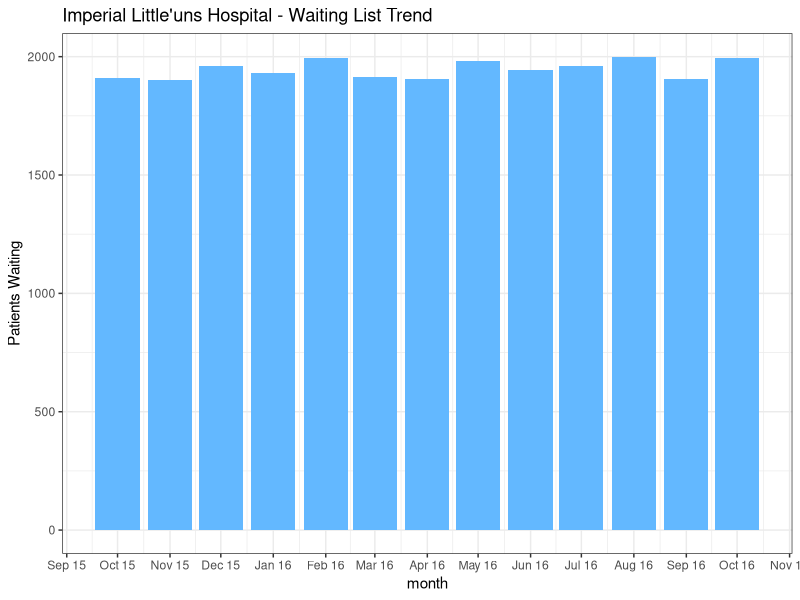
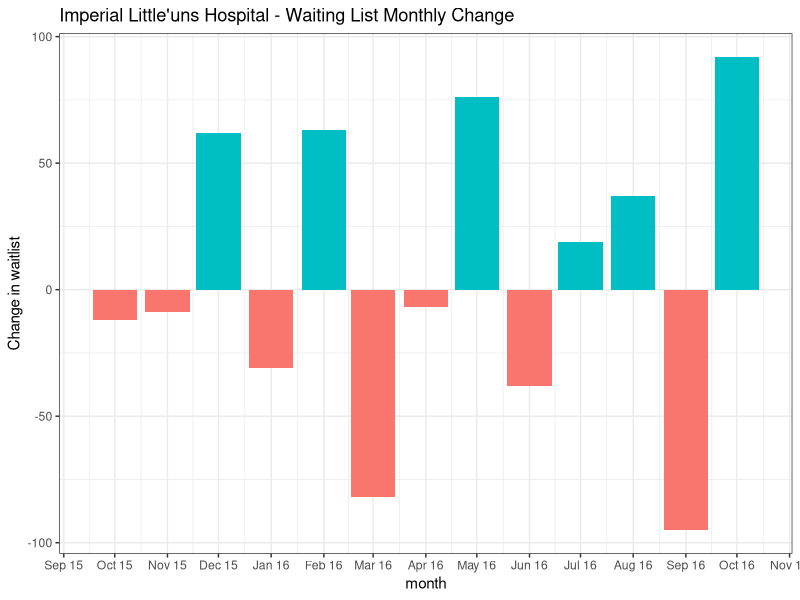
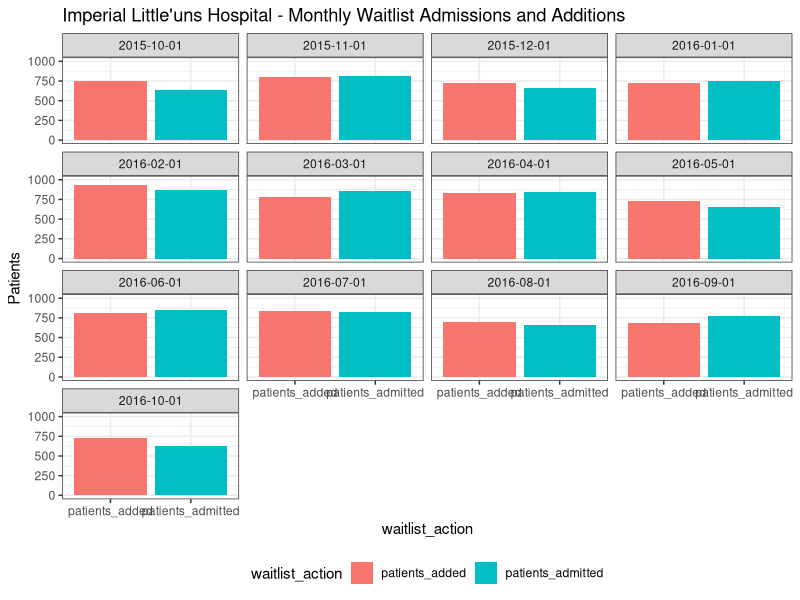
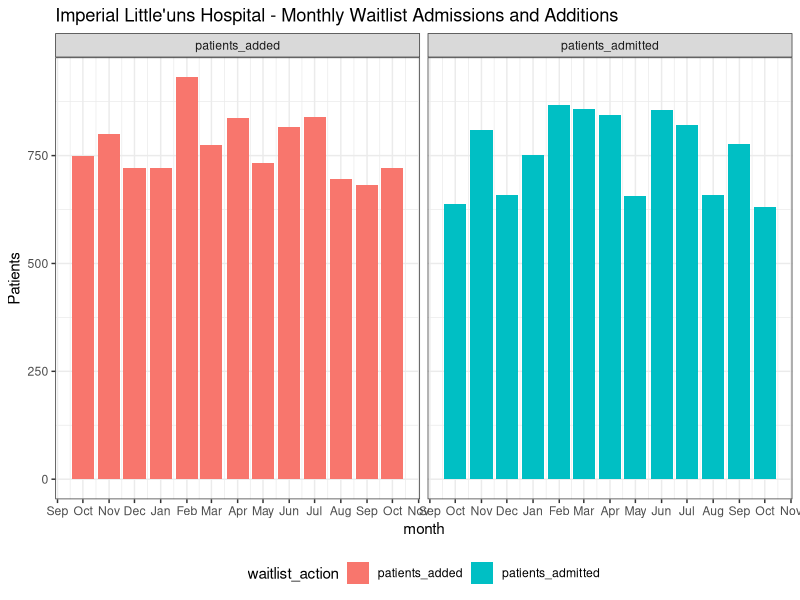

R code for these plots, in order:
#' ---
#' title: "Wait list Slides"
#' author: Adam Gruer
#' date: October 28 2016
#' output: revealjs::revealjs_presentation
#' ---
#' 
#' # Load packages
#' As always, the first step is to load all the necessary packages
#+ load-libs, include = TRUE
suppressPackageStartupMessages({
  library(tidyverse)
  library(lubridate)
})
#' ## Create some random test data for elective surgery waitlist report
#' 
set.seed(198) #100
waitlist <- tibble(
  month = seq.Date(
    from = ymd("2015 Oct 01"),
    to = ymd("2016 Oct 01"),
    by = "month" ),
  patients_waiting = sample(
    1900:2000,
    size = 13,
    replace = TRUE),
  patients_admitted = sample(
    600:900,
    size = 13,
    replace = TRUE)
  
  
)
#' Let's use the dplyr package to work out the patients added each month using 
#' the difference between the month and the previous month , **add back** the admissions
#' in the month.  We add this to out data table.
waitlist <- waitlist %>%
  mutate( patients_waiting_change =
            patients_waiting - lag(patients_waiting) ) %>%
  mutate( patients_added = 
            patients_waiting_change + patients_admitted) %>%
  replace_na(list(patients_added = 750L, patients_waiting_change = -12L))
#'
#' We will create some variables for the hospital name and city so we don't have to
#' type it everywhere - and when we get a new job we can bring this report with us
hospital_name <-  "Imperial Little'uns Hospital"
hospital_city <-  "North Haverbrook"

#'
#' # `r stringr::str_interp("${hospital_name}, ${hospital_city}")`
#' ### Waitlist Report
#+ kable, echo = FALSE
knitr::kable(
  waitlist %>%
    arrange(desc(month)))
#' ## Waitlist Trend
 
ggplot(data = waitlist) +
  geom_bar(mapping = aes(
    x = month,
    y = patients_waiting),
    stat  = "identity", fill ="steelblue1") +
  
  scale_x_date(date_breaks = "1 month",
               date_labels = "%b %y") +
  scale_y_continuous(name = "Patients Waiting") +
  theme_bw() +
  ggtitle(stringr::str_interp("${hospital_name} - Waiting List Trend"))

#+ commentary, echo = FALSE
commentary_month <- last(waitlist$month)

commentary_month_name <- as.character(month(commentary_month,
                                            label = TRUE,
                                            abbr = FALSE))
commentary_month_waitlist <- last(waitlist$patients_waiting)
commentary_month_admitted <- last(waitlist$patients_admitted)
prior_month_waitlist <- nth(waitlist$patients_waiting, -2L)
commentary_month_added <- last(waitlist$patients_added)

change <-  last(waitlist$patients_waiting_change)
change_percent <-  as.double(change) / as.double(prior_month_waitlist) * 100.0
change_description <- if (change < 0) {
  "decreased by"} else if (change > 0) {
    "increased by"} else {"remained unchanged"}

#' `r stringr::str_interp(
#'        c(
#'        "In ${commentary_month_name}, the waiting list for elective surgery ",
#'        "${change_description} ${change} ($[1.1f%%]{change_percent}) to ${commentary_month_waitlist}.",
#'        " There were ${commentary_month_admitted} admissions from the waiting list and ${commentary_month_added}",
#'          " children were added to the waiting list during the month."))`

 
#' # wait list change
ggplot(data = waitlist) +
  geom_bar(mapping = aes(
    x = month,
    y = patients_waiting_change,
    fill = (patients_waiting_change > 0) ),
    stat  = "identity",position = "dodge" ) +
  guides(fill = FALSE) +
  scale_x_date(date_breaks = "1 month",
               date_labels = "%b %y") +
  scale_y_continuous(name = "Change in waitlist") +
  theme_bw() +
  ggtitle(stringr::str_interp("${hospital_name} - Waiting List Monthly Change"))


#' # Monthly Admissions and Additions
#+ admissions_additios-plot, echo = FALSE
admissions_additions <- waitlist %>% 
  select(month,
         patients_added,
         patients_admitted) %>%
  gather(waitlist_action,number_patients, -month)

ggplot(admissions_additions) +
  geom_bar(mapping = aes(
    x = waitlist_action,
    y = number_patients ,
    fill = waitlist_action),
    position = "dodge",
    stat  = "identity") +
  facet_wrap(~month)+
  scale_y_continuous(name = "Patients", limits = c(0,1000)) +
  theme_bw() +
  theme(legend.position = "bottom") +
  ggtitle(stringr::str_interp("${hospital_name} - Monthly Waitlist Admissions and Additions"))

#' 
ggplot(admissions_additions) +
  geom_bar(mapping = aes(
    x = month,
    y = number_patients ,
    fill = waitlist_action),
    position = "dodge",
    stat  = "identity") +
  facet_wrap(~waitlist_action)+
  scale_x_date(date_breaks = "1 month",
               date_labels = "%b") +
  scale_y_continuous(name = "Patients") +
  theme_bw() +
  theme(legend.position = "bottom") +
  ggtitle(stringr::str_interp("${hospital_name} - Monthly Waitlist Admissions and Additions"))



